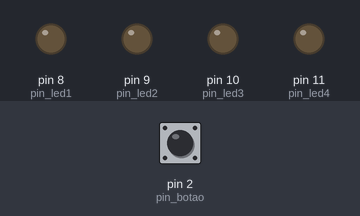
The sketch below on a simulated Arduino Uno, built with avr-gcc and run on an emulated ATmega328P. Shown: output pins drawn as LEDs (lit = HIGH). The test bench sets the inputs (shaded band); at power-on: pin 2 (pin_botao) LOW.

Above: at 1.2 s.
1.3 s: pin 2 (pin_botao) pulled HIGH for 0.15 s
At 1.37 s:
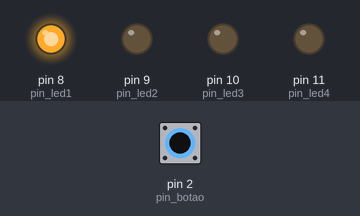
2.9 s: pin 2 (pin_botao) pulled HIGH for 3.2 s
At 6.8 s:
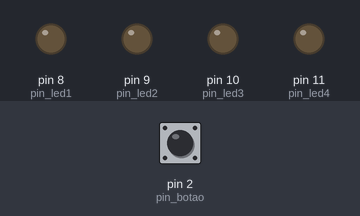
Timing chart, 0 to 8.3 s (numbered marks = the images above; inputs shaded):
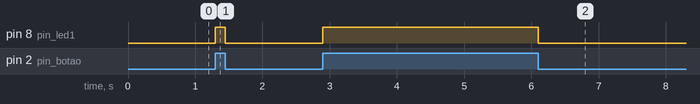

Measured:
- after the input at 1.3 s, pin 8 (pin_led1): LOW → HIGH at once, → LOW 0.15 s later
- after the input at 2.9 s, pin 8 (pin_led1): LOW → HIGH at once, → LOW 3.2 s later

The sketch:

liga.led.ino
```cpp
#define pin_led1 8           //definir que o pino 8 se chama pin_led1
#define pin_led2 9           //definir que o pino 9 se chama pin_led2
#define pin_led3 10          //definir que o pino 10 se chama pin_led3
#define pin_led4 11          //definir que o pino 11 se chama pin_led4
#define pin_botao 2


void setup() {
  pinMode(pin_led1, OUTPUT);        //definir o pin_led1 como output
  pinMode(pin_led2, OUTPUT);        //definir o pin_led2 como output
  pinMode(pin_led3, OUTPUT);        //definir o pin_led3 como output
  pinMode(pin_led4, OUTPUT);        //definir o pin_led4 como output
  pinMode(pin_botao, INPUT);        // definir botão como INPUT
}

void loop() {
  bool estado = digitalRead(pin_botao);
  if (estado == 1) {
    digitalWrite(pin_led1, HIGH);
  } else{
    digitalWrite(pin_led1, LOW);
  }

}
```
